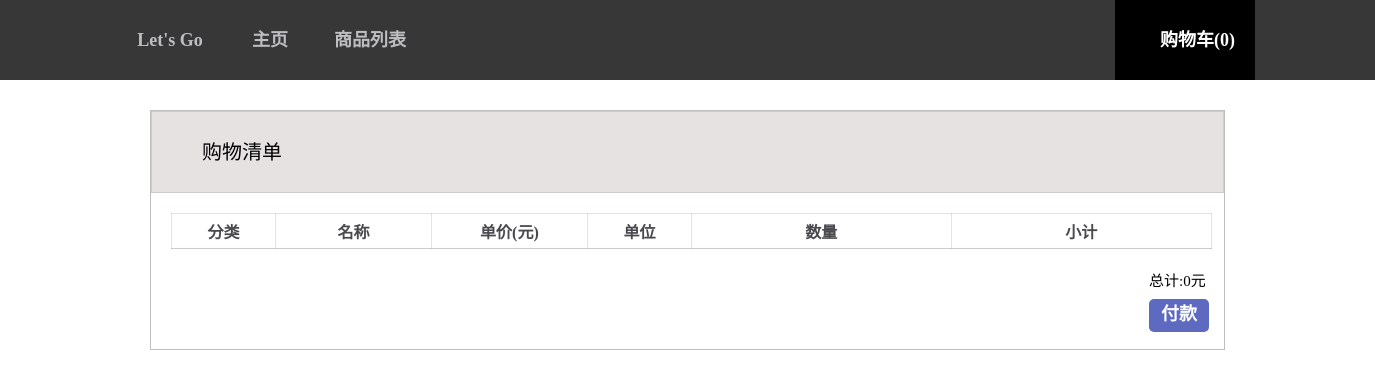
Before: /shop_cart/ with the older database file.
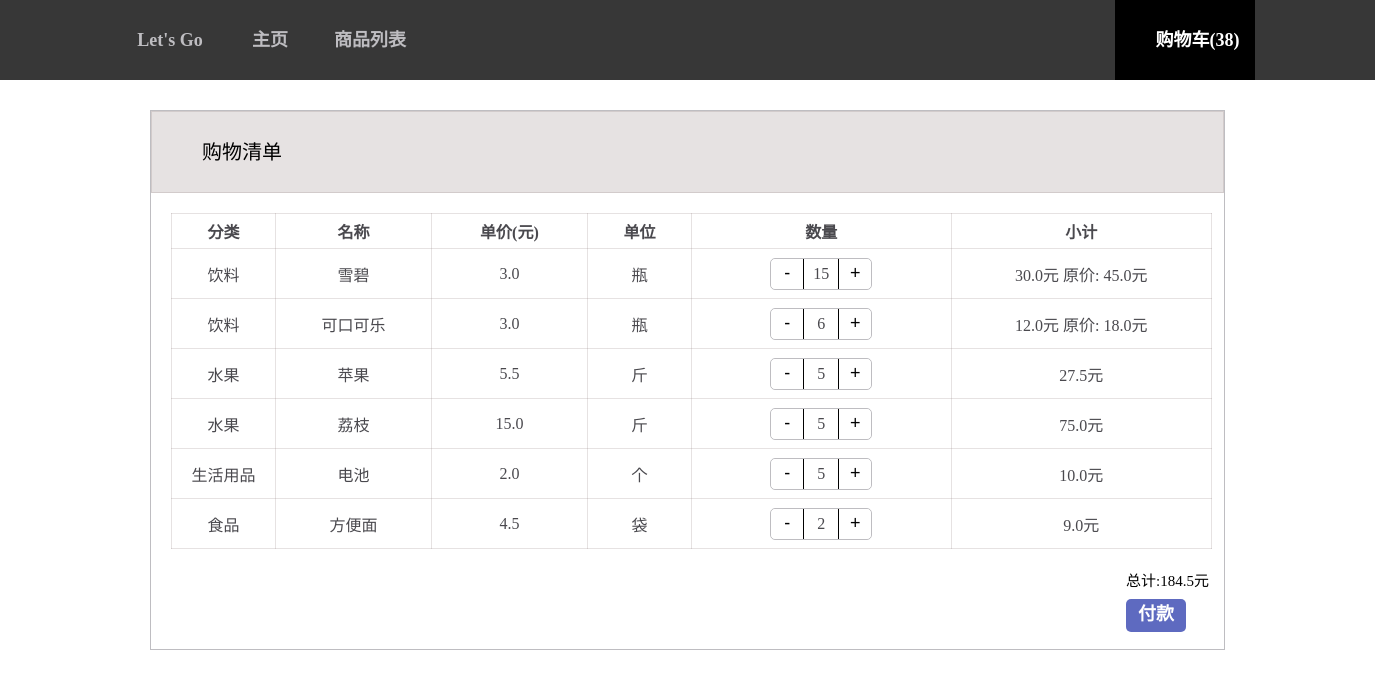
After: the same page with the newer database file.
### blog/models.py (models this page shows, shortened)
class Purchase(models.Model):
    type = models.CharField(max_length=200)
    name = models.CharField(max_length=200)
    price = models.FloatField(default='')
    unit = models.CharField(max_length=200)
    goods_id = models.IntegerField(default=0,null=False)
    count = models.IntegerField(default=0)
    subtotal = models.FloatField(default=0)
    free_counts = models.FloatField(default=0)
    free = models.IntegerField(default=0)
    free_count = models.IntegerField(default=0)
    free_moeny = models.FloatField(default=0)
    def total():
        total_count = 0
        self = Purchase.objects.all()
        for items in self:
            total_count += items.count
        return total_count
    def shop_total():
        totals = 0
        self = Purchase.objects.all()
        for items in self:
            totals += items.subtotal
        return totals

### blog/views.py (the view, shortened to what this page needs)
# urls.py: url(r'^shop_cart/$',views.shop_cart ,name='shop_cart'),
def shop_cart(request):
    purchase = Purchase.objects.all()
    totals = Purchase.shop_total()
    return render(request, 'blog/shop_cart.html', {'total_count': Purchase.total(), 'purchase': purchase,'totals':Purchase.shop_total()})

### blog/templates/blog/shop_cart.html (shortened to what this page needs)
{% extends 'blog/list.html' %}
{% load staticfiles %}
{% block css %}
    <link rel="stylesheet" href="{% static 'css/shop_cart.css' %}">
{% endblock %}
{%  block cart  %}active{% endblock %}
{% block content %}
<div class="list">
    <div class="mark">购物清单</div>
        <table>
            <tr>
                <th width="10%">分类</th>
                <th width="15%">名称</th>
                <th width="15%">单价(元)</th>
                <th width="10%">单位</th>
                <th width="25%">数量</th>
                <th width="25%">小计</th>
            </tr>
            <tr>
                {% for purchase in purchase %}
                    <td>{{ purchase.type }}</td>
                    <td>{{ purchase.name }}</td>
                    <td>{{ purchase.price }}</td>
                    <td>{{ purchase.unit }}</td>
                    <td><div class="package">
                        <button class="reduce"data-id="{{ purchase.goods_id }}" data-count="-1" >-</button>
                        <span id="digit">{{ purchase.count }}</span>
                        <button class="plus" data-id="{{ purchase.goods_id }}" data-count=1>+</button>
                    </div>
                    </td>
                    <td id="subtotals{{ purchase.goods_id }}">
                        {% if purchase.free_moeny > 0 %}
                        {{ purchase.free_counts }}元 原价:
                        {% endif %}
                        {{ purchase.subtotal }}元</td>
            </tr>
                {% endfor %}
        </table>
            <div class="word">
            <p>总计:{{ totals }}元</p>
            <div class="paymentButton" onclick="payment()">付款</div>
            </div>
<div class="blank"></div>
</div>
    {% endblock content %}

### blog/templates/blog/list.html (shortened to what this page needs)
{% load staticfiles %}
<html>
<head>
    <link rel="stylesheet" href="{% static 'css/blog.css' %}">
    {% block css %}
    {% endblock %}
</head>
<body>
<div class="frame">
    <div class="navigationbar page">Let's Go</div>
    <div class="navigationbar {%  block home_nav  %}{% endblock %}" onclick="home()">主页</div>
    <div class="navigationbar {%  block shopping_list  %}{% endblock %}" onclick="shoppingList()">商品列表</div>
    <div class="navigationbar cartPosition {%  block cart  %}{% endblock %}" onclick="cart()">
        <img class="icon" src="{% static '购物车.png' %}">购物车(<number>{{ total_count }}</number>)</div>
</div>
{% block content %}
{% endblock %}
</body>
</html>

### blog/static/css/blog.css (style rules this page uses)
body { margin: 0; min-width: 1365px; }
.frame { background-color: #373737; height: 80px; }
.page { margin: 0 0 0 120px; padding: 0 10px; }
.navigationbar { color: #bebdc1; width: 80px; float: left; line-height: 80px; font-size:18px; text-align: center; text-decoration:blink; cursor: pointer; font-weight:bold; padding: 0 10px; }
.active { color: white; background-color: black; }
.cartPosition { margin: 0 120px 0 0; width: 120px; float: right; padding: 0 10px; }
img.icon { height: 25px; float: left; margin: 26px 0; }
p { font-size:36px; margin: 0 0 35px 0; }

### blog/static/css/shop_cart.css (style rules this page uses)
.list { background-color: white; margin: 30px 150px; height: auto; border-style: solid; border-color: #bebdc1; border-width: 1px; }
.mark { background-color: rgba(128, 109, 109, 0.2); height: 80px; line-height: 80px; font-size: 20px; border:1px solid rgba(128, 109, 109, 0.2); padding-left: 50px; }
table,th,td { border:1px solid rgba(128, 109, 109, 0.2); color: rgba(29, 27, 34, 0.8); text-align: center; }
table { border-collapse: collapse; margin: 20px 20px; width: 97%; }
th { height: 35px; }
td { height:50px; }
.package { border:1px solid; width: 100px; text-align: center; height: 30px; margin: auto; border-radius: 5px; border-color: #bebdc1; }
.reduce { border: none; border-right:1px solid; background-color: white; width: 33px; height: 30px; font-size: 18px; float: left; border-top-left-radius: 5px; border-bottom-left-radius: 5px; }
span { height: 30px; line-height: 30px; }
.plus { border: none; border-left:1px solid; background-color: white; width: 33px; height: 30px; font-size: 18px; float: right; border-top-right-radius: 5px; border-bottom-right-radius: 5px; }
.paymentButton { background-color: #5e6ac0; width: 60px; font-size:18px; border-radius:5px; color: white; font-weight: bold; cursor: pointer; text-align: center; height: 33px; margin-right: 15px; }
p { font-size: 15px; margin: 0 15px 9px 0; }
.word { float: right; }
.blank { height: 80px; }

Changed rows visible on the page:
added Purchase: type "饮料", name "雪碧", price "3.0", unit "瓶", count "15", free_counts "30.0", subtotal "45.0"
added Purchase: type "饮料", name "可口可乐", price "3.0", unit "瓶", count "6", free_counts "12.0", subtotal "18.0"
added Purchase: type "水果", name "苹果", price "5.5", unit "斤", count "5", subtotal "27.5"
added Purchase: type "水果", name "荔枝", price "15.0", unit "斤", count "5", subtotal "75.0"
added Purchase: type "生活用品", name "电池", price "2.0", unit "个", count "5", subtotal "10.0"
added Purchase: type "食品", name "方便面", price "4.5", unit "袋", count "2", subtotal "9.0"
Other visible differences:
{{ total_count }}: "0" → "38"
{{ totals }}: "0" → "184.5"
